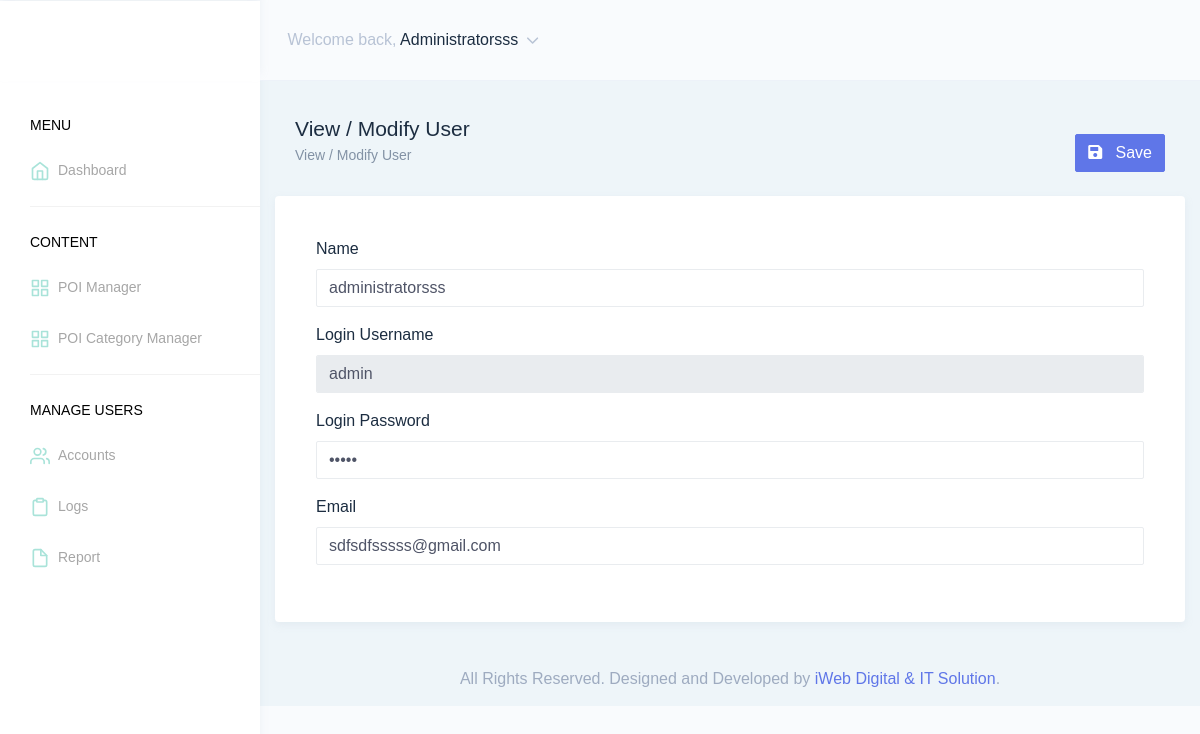
The page /home/html/vraccount.php?id=1 (signed in) on the database its author committed.
### tables this page shows
CREATE TABLE `user_tbl` (
  `id` int(11) NOT NULL,
  `user_uname` varchar(500) NOT NULL,
  `user_pword` varchar(500) NOT NULL,
  `user_fname` varchar(500) NOT NULL,
  `user_email` varchar(500) NOT NULL,
  `user_contact` varchar(500) NOT NULL
);

### home/html/vraccount.php (the view, shortened to what this page needs)
<?php
    include("config/config.php");
    $sql="select * FROM user_tbl where user_uname = '" . $_SESSION['aUname'] . "' and user_pword = '" . $_SESSION['aPword'] . "'";
    $rs=mysqli_query($connection,$sql);
    $rowAccount = array();
    while ($rows = mysqli_fetch_object($rs))
    {
        $rowAccount[] = $rows;
    }
    $sql="select * FROM user_tbl where id = '" . $_GET['id'] . "'";
    $rs2=mysqli_query($connection,$sql);
    $rowAccount2 = array();
    while ($rows2 = mysqli_fetch_object($rs2))
    {
        $rowAccount2[] = $rows2;
    }
    function GetUserFullName($rowAccount)
    {
        return ucwords($rowAccount[0]->user_fname);
    }
?>
<!DOCTYPE html>
<html dir="ltr" lang="en">
<head>
    <link href="../assets/extra-libs/c3/c3.min.css" rel="stylesheet">
    <link href="../assets/libs/chartist/dist/chartist.min.css" rel="stylesheet">
    <link href="../assets/extra-libs/jvector/jquery-jvectormap-2.0.2.css" rel="stylesheet" />
    <link href="../dist/css/style.min.css" rel="stylesheet">
    <link href="../assets/libs/morris.js/morris.css" rel="stylesheet">
    <link href="../assets/extra-libs/datatables.net-bs4/css/dataTables.bootstrap4.css" rel="stylesheet">
</head>
<body>
    <div id="main-wrapper" data-theme="light" data-layout="vertical" data-navbarbg="skin6" data-sidebartype="full"
        data-sidebar-position="fixed" data-header-position="fixed" data-boxed-layout="full">
        <header class="topbar" data-navbarbg="skin6">
            <nav class="navbar top-navbar navbar-expand-md">
                <div class="navbar-header" data-logobg="skin6">
                    <div class="navbar-brand">
                        <a href="index.html">
                        </a>
                    </div>
                </div>
                <div class="navbar-collapse collapse" id="navbarSupportedContent">
                    <ul class="navbar-nav float-right">
                        <li class="nav-item dropdown">
                            <a class="nav-link dropdown-toggle" href="javascript:void(0)" data-toggle="dropdown"
                                aria-haspopup="true" aria-expanded="false">
                                <span class="ml-2 d-lg-inline-block"><span>Welcome back,</span> <span
                                        class="text-dark"><?php echo GetUserFullName($rowAccount); ?></span> <i data-feather="chevron-down"
                                        class="svg-icon"></i></span>
                            </a>
                        </li>
                    </ul>
                </div>
            </nav>
        </header>
        <aside class="left-sidebar" data-sidebarbg="skin6">
            <div class="scroll-sidebar" data-sidebarbg="skin6">
                <nav class="sidebar-nav">
                    <ul id="sidebarnav">
                        <li class="nav-small-cap"><span class="hide-menu">Menu</span></li>
                        <li class="sidebar-item"> <a class="sidebar-link" href="vrdashboard.php"
                            aria-expanded="false"><i data-feather="home" class="feather-icon"></i><span
                                class="hide-menu">Dashboard
                            </span></a>
                        </li>
                        <li class="list-divider"></li>
                        <li class="nav-small-cap"><span class="hide-menu">Content</span></li>
                        <li class="sidebar-item"> <a class="sidebar-link" href="vrpoi.php"
                            aria-expanded="false"><i data-feather="grid" class="feather-icon"></i><span
                                class="hide-menu">POI Manager
                            </span></a>
                        </li>
                        <li class="sidebar-item"> <a class="sidebar-link" href="vrpoicategoryindex.php"
                            aria-expanded="false"><i data-feather="grid" class="feather-icon"></i><span
                                class="hide-menu">POI Category Manager
                            </span></a>
                        </li>
                        <li class="list-divider"></li>
                        <li class="nav-small-cap"><span class="hide-menu">Manage Users</span></li>
                        <li class="sidebar-item"> <a class="sidebar-link" href="vruser.php"
                            aria-expanded="false"><i data-feather="users" class="feather-icon"></i><span
                                class="hide-menu">Accounts
                            </span></a>
                        </li>
                        <li class="sidebar-item"> <a class="sidebar-link" href="vrlogs.php"
                            aria-expanded="false"><i data-feather="clipboard" class="feather-icon"></i><span
                                class="hide-menu">Logs
                            </span></a>
                        </li>
                        <li class="sidebar-item"> <a class="sidebar-link" href="vrreport.php"
                            aria-expanded="false"><i data-feather="file" class="feather-icon"></i><span
                                class="hide-menu">Report
                            </span></a>
                        </li>
                    </ul>
                </nav>
            </div>
        </aside>
        <div class="page-wrapper" style="background-color: #EEF5F9 !important;">
            <form action="server/vruser2.php?id=<?php echo $rowAccount2[0]->id; ?>" method="POST" enctype="multipart/form-data">
                <div class="page-breadcrumb">
                    <div class="row">
                        <div class="col-lg-6 align-self-center">
                            <h3 class="page-title text-truncate text-dark font-weight-medium mb-1">View / Modify User</h3>
                            <div class="d-flex align-items-center">
                                <nav aria-label="breadcrumb">
                                    <ol class="breadcrumb m-0 p-0">
                                        <li class="breadcrumb-item"><a href="">View / Modify User</a>
                                        </li>
                                    </ol>
                                </nav>
                            </div>
                        </div>
                        <div class="col-lg-6 align-self-center">
                            <div class="d-none .d-md-block .d-lg-block d-xl-block float-right">
                                <br>
                                    <button type="submit" class="btn waves-effect waves-light btn-primary" name="eBUpdate"><i class="fas fa-save"></i> &nbsp Save  </button>
                            </div>
                        </div>
                    </div>
                </div>
                <div class="container-fluid">
                    <br>
                    <div class="row">
                        <div class="col-12">
                            <div class="card">
                                <div class="card-body">
                                    <div class="row">
                                        <div class="col-lg-12 bg-white">
                                            <div class="p-3">
                                                <div class="row">
                                                    <div class="col-lg-12">
                                                        <div class="form-group">
                                                            <label class="text-dark" for="uname">Name</label>
                                                            <input class="form-control" id="uname" name="eName" type="text" value="<?php echo $rowAccount2[0]->user_fname; ?>" required
                                                                >
                                                        </div>
                                                    </div>
                                                    <div class="col-lg-12">
                                                        <div class="form-group">
                                                            <label class="text-dark" for="uname">Login Username</label>
                                                            <input class="form-control" id="uname" name="eUname" type="text" value="<?php echo $rowAccount2[0]->user_uname; ?>" required
                                                            readonly>
                                                        </div>
                                                    </div>
                                                    <div class="col-lg-12">
                                                        <div class="form-group">
                                                            <label class="text-dark" for="uname">Login Password</label>
                                                            <input class="form-control" id="uname" name="ePword" type="password" value="<?php echo $rowAccount2[0]->user_pword; ?>" required
                                                                >
                                                        </div>
                                                    </div>
                                                    <div class="col-lg-12">
                                                        <div class="form-group">
                                                            <label class="text-dark" for="uname">Email</label>
                                                            <input class="form-control" id="uname" name="eEmail" type="email" value="<?php echo $rowAccount2[0]->user_email; ?>" required
                                                                >
                                                        </div>
                                                    </div>
                                                </div>
                                            </div>
                                        </div>
                                    </div>
                                </div>
                            </div>
                        </div>
                    </div>
                </div>
            </form>
            <footer class="footer text-center text-muted">
                All Rights Reserved. Designed and Developed by <a
                    href="">iWeb Digital & IT Solution</a>.
            </footer>
        </div>
    </div>
</body>
</html>

### home/html/vraccount.php (style rules this page uses)
.feather-icon { color: #86D8CA !important; font-weight: 700; }
.hide-menu { font-size: 14px !important; }

### rows shown on the page
user_tbl: user_fname "Administratorsss", eName "administratorsss", eUname "admin", eEmail "sdfsdfsssss@gmail.com"
